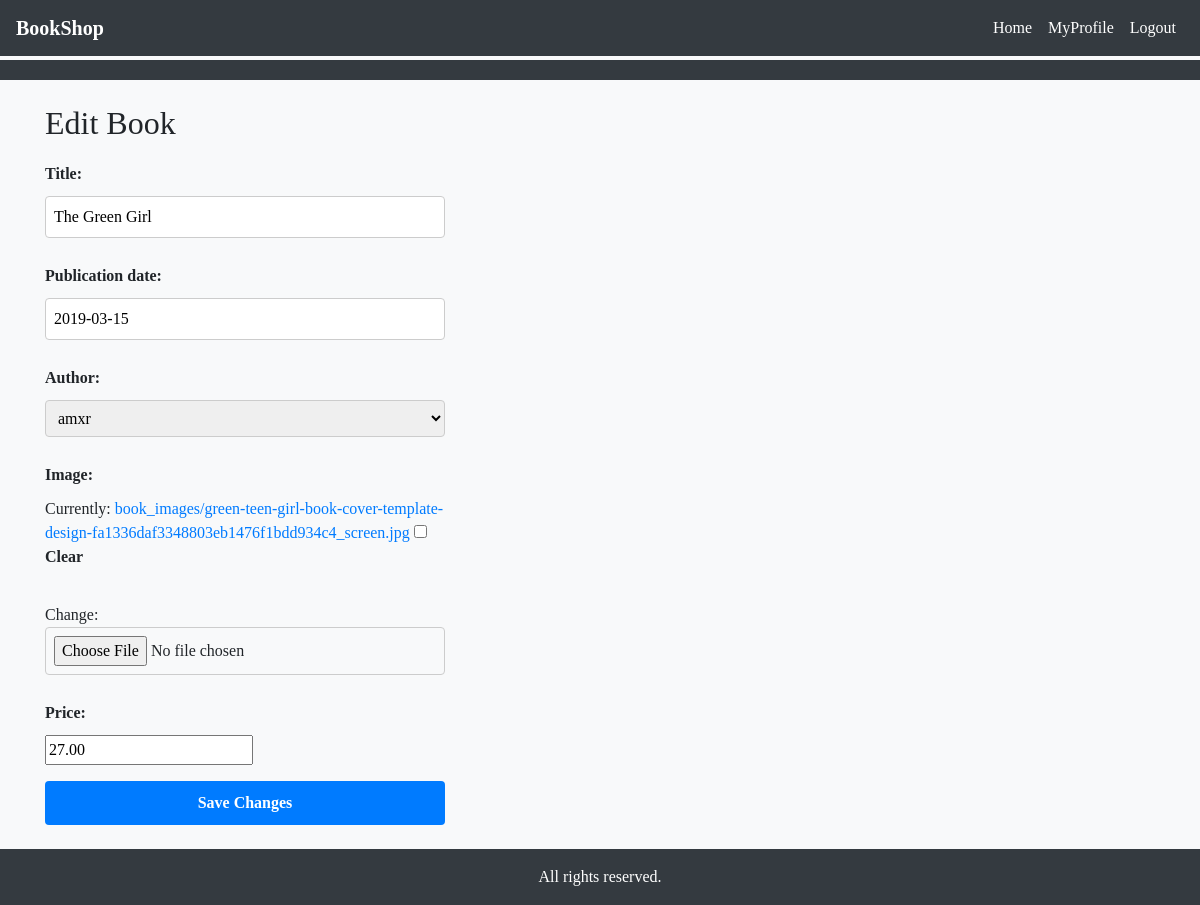
Screenshot of /edit/9/ (signed in) with the database file from the repository.
### book/models.py (models this page shows, shortened)
class Book(models.Model):
    title = models.CharField(max_length=100)
    publication_date = models.DateField()
    author = models.ForeignKey("Author", on_delete=models.CASCADE)
    image = models.ImageField(upload_to='book_images/', blank=True, null=True)
    click_count = models.IntegerField(default=0)
    price = models.DecimalField(max_digits=8, decimal_places=2, default=0.0)
    quantity = models.IntegerField(default=0)

### book/views.py (the view)
# urls.py: path('edit/<int:book_id>/', views.edit_book, name='edit_book'),
@login_required
def edit_book(request, book_id):
    book = Book.objects.get(id=book_id)
    if book.author.user == request.user:
        if request.method == 'POST':
            form = BookForm(request.POST, request.FILES, instance=book)
            if form.is_valid():
                book = form.save(commit=False)
                book.image = form.cleaned_data['image']
                book.save()
                messages.success(request, 'The book was successfully edited.')
                return redirect('book_list')
        else:
            form = BookForm(instance=book)
            form.fields['author'].queryset = Author.objects.filter(user=request.user)
        return render(request, 'books/edit_book.html', {'form': form, 'book': book})
    else:
        return redirect('book_list')

### book/forms.py
class BookForm(forms.ModelForm):
    class Meta:
        model = Book
        fields = ['title', 'publication_date', 'author', 'image', 'price']

### book/models.py (called while the page is built)
    def __str__(self):
        return self.user.username

### template/books/edit_book.html (shortened to what this page needs)
{% extends 'base.html' %}
{% block content %}
  <h2>Edit Book</h2>
  <form method="post" enctype="multipart/form-data" class="edit-book-form">
    {{ form.as_p }}
    <button type="submit">Save Changes</button>
  </form>
{% endblock %}

### template/base.html (style rules this page uses)
* { font-family: 'Young' , Serif; }
body { font-family: Arial, sans-serif; background-color: #f8f9fa; padding-top: 60px; }

### template/books/edit_book.html (style rules this page uses)
.edit-book-form { max-width: 400px; margin-top: 20px; }
.edit-book-form label { display: block; margin-bottom: 10px; font-weight: bold; }
.edit-book-form input[type="text"], .edit-book-form input[type="file"], .edit-book-form select { width: 100%; padding: 8px; font-size: 16px; border: 1px solid #ccc; border-radius: 4px; box-sizing: border-box; margin-bottom: 10px; }
.edit-book-form button[type="submit"] { display: block; width: 100%; padding: 10px; font-size: 16px; font-weight: bold; color: #fff; background-color: #007bff; border: none; border-radius: 4px; cursor: pointer; }

### rows the page displays
Book: title "The Green Girl", publication_date "2019-03-15", author "amxr", price "27.00"
